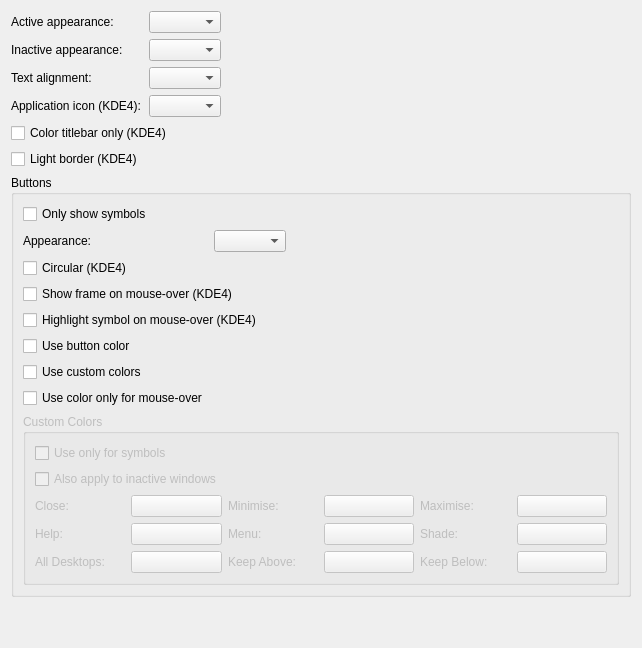
     <widget class="QWidget" name="page_10">
      <layout class="QGridLayout" name="gridLayout_12">
       <item row="0" column="0">
        <widget class="QLabel" name="label_23">
         <property name="text">
          <string>Active appearance:</string>
         </property>
        </widget>
       </item>
       <item row="0" column="1" colspan="2">
        <widget class="QComboBox" name="titlebarAppearance"/>
       </item>
       <item row="0" column="3">
        <spacer>
         <property name="orientation">
          <enum>Qt::Horizontal</enum>
         </property>
         <property name="sizeHint" stdset="0">
          <size>
           <width>40</width>
           <height>20</height>
          </size>
         </property>
        </spacer>
       </item>
       <item row="1" column="0">
        <widget class="QLabel" name="label_28">
         <property name="text">
          <string>Inactive appearance:</string>
         </property>
        </widget>
       </item>
       <item row="1" column="1" colspan="2">
        <widget class="QComboBox" name="inactiveTitlebarAppearance"/>
       </item>
       <item row="2" column="0">
        <widget class="QLabel" name="label_31">
         <property name="text">
          <string>Text alignment:</string>
         </property>
        </widget>
       </item>
       <item row="2" column="1" colspan="2">
        <widget class="QComboBox" name="titlebarAlignment"/>
       </item>
       <item row="3" column="0">
        <widget class="QLabel" name="label_43">
         <property name="text">
          <string>Application icon (KDE4):</string>
         </property>
        </widget>
       </item>
       <item row="3" column="1" colspan="2">
        <widget class="QComboBox" name="titlebarIcon"/>
       </item>
       <item row="4" column="0" colspan="2">
        <widget class="QCheckBox" name="colorTitlebarOnly">
         <property name="text">
          <string>Color titlebar only (KDE4)</string>
         </property>
        </widget>
       </item>
       <item row="5" column="0">
        <widget class="QCheckBox" name="titlebarBorder">
         <property name="text">
          <string>Light border (KDE4)</string>
         </property>
        </widget>
       </item>
       <item row="6" column="0" colspan="4">
        <widget class="QGroupBox" name="groupBox_3">
         <property name="title">
          <string>Buttons</string>
         </property>
         <layout class="QGridLayout" name="gridLayout_11">
          <item row="0" column="0">
           <widget class="QCheckBox" name="titlebarButtons_noFrame">
            <property name="text">
             <string>Only show symbols</string>
            </property>
           </widget>
          </item>
          <item row="1" column="0">
           <widget class="QLabel" name="label_27">
            <property name="text">
             <string>Appearance:</string>
            </property>
           </widget>
          </item>
          <item row="1" column="1">
           <widget class="QComboBox" name="titlebarButtonAppearance"/>
          </item>
          <item row="1" column="2">
           <spacer name="horizontalSpacer_2">
            <property name="orientation">
             <enum>Qt::Horizontal</enum>
            </property>
            <property name="sizeHint" stdset="0">
             <size>
              <width>327</width>
              <height>20</height>
             </size>
            </property>
           </spacer>
          </item>
          <item row="2" column="0">
           <widget class="QCheckBox" name="titlebarButtons_round">
            <property name="text">
             <string>Circular (KDE4)</string>
            </property>
           </widget>
          </item>
          <item row="3" column="0" colspan="2">
           <widget class="QCheckBox" name="titlebarButtons_hoverFrame">
            <property name="text">
             <string>Show frame on mouse-over (KDE4)</string>
            </property>
           </widget>
          </item>
          <item row="4" column="0" colspan="2">
           <widget class="QCheckBox" name="titlebarButtons_hoverSymbol">
            <property name="text">
             <string>Highlight symbol on mouse-over (KDE4)</string>
            </property>
           </widget>
          </item>
          <item row="5" column="0">
           <widget class="QCheckBox" name="titlebarButtons_button">
            <property name="text">
             <string>Use button color</string>
            </property>
           </widget>
          </item>
          <item row="6" column="0">
           <widget class="QCheckBox" name="titlebarButtons_custom">
            <property name="text">
             <string>Use custom colors</string>
            </property>
           </widget>
          </item>
          <item row="8" column="0" colspan="3">
           <widget class="QGroupBox" name="titlebarButtons_colors">
            <property name="enabled">
             <bool>false</bool>
            </property>
            <property name="title">
             <string>Custom Colors</string>
            </property>
            <layout class="QVBoxLayout" name="verticalLayout">
             <item>
              <widget class="QCheckBox" name="titlebarButtons_colorSymbolsOnly">
               <property name="text">
                <string>Use only for symbols</string>
               </property>
              </widget>
             </item>
             <item>
              <widget class="QCheckBox" name="titlebarButtons_colorInactive">
               <property name="text">
                <string>Also apply to inactive windows</string>
               </property>
              </widget>
             </item>
             <item>
              <layout class="QGridLayout" name="gridLayout_7">
               <item row="0" column="0">
                <widget class="QLabel" name="label_34">
                 <property name="text">
                  <string>Close:</string>
                 </property>
                </widget>
               </item>
               <item row="0" column="2">
                <widget class="QLabel" name="label_35">
                 <property name="text">
                  <string>Minimise:</string>
                 </property>
                </widget>
               </item>
               <item row="0" column="4">
                <widget class="QLabel" name="label_36">
                 <property name="text">
                  <string>Maximise:</string>
                 </property>
                </widget>
               </item>
               <item row="2" column="0">
                <widget class="QLabel" name="label_37">
                 <property name="text">
                  <string>Help:</string>
                 </property>
                </widget>
               </item>
               <item row="2" column="2">
                <widget class="QLabel" name="label_38">
                 <property name="text">
                  <string>Menu:</string>
                 </property>
                </widget>
               </item>
               <item row="2" column="4">
                <widget class="QLabel" name="label_39">
                 <property name="text">
                  <string>Shade:</string>
                 </property>
                </widget>
               </item>
               <item row="4" column="0">
                <widget class="QLabel" name="label_40">
                 <property name="text">
                  <string>All Desktops:</string>
                 </property>
                </widget>
               </item>
               <item row="4" column="2">
                <widget class="QLabel" name="label_41">
                 <property name="text">
                  <string>Keep Above:</string>
                 </property>
                </widget>
               </item>
               <item row="4" column="4">
                <widget class="QLabel" name="label_42">
                 <property name="text">
                  <string>Keep Below:</string>
                 </property>
                </widget>
               </item>
               <item row="0" column="1">
                <widget class="KColorButton" name="titlebarButtons_colorClose"/>
               </item>
               <item row="0" column="3">
                <widget class="KColorButton" name="titlebarButtons_colorMin"/>
               </item>
               <item row="0" column="5">
                <widget class="KColorButton" name="titlebarButtons_colorMax"/>
               </item>
               <item row="2" column="1">
                <widget class="KColorButton" name="titlebarButtons_colorHelp"/>
               </item>
               <item row="2" column="3">
                <widget class="KColorButton" name="titlebarButtons_colorMenu"/>
               </item>
               <item row="2" column="5">
                <widget class="KColorButton" name="titlebarButtons_colorShade"/>
               </item>
               <item row="4" column="1">
                <widget class="KColorButton" name="titlebarButtons_colorAllDesktops"/>
               </item>
               <item row="4" column="3">
                <widget class="KColorButton" name="titlebarButtons_colorKeepAbove"/>
               </item>
               <item row="4" column="5">
                <widget class="KColorButton" name="titlebarButtons_colorKeepBelow"/>
               </item>
              </layout>
             </item>
            </layout>
           </widget>
          </item>
          <item row="7" column="0">
           <widget class="QCheckBox" name="titlebarButtons_colorOnMouseOver">
            <property name="text">
             <string>Use color only for mouse-over</string>
            </property>
           </widget>
          </item>
         </layout>
        </widget>
       </item>
       <item row="7" column="2">
        <spacer>
         <property name="orientation">
          <enum>Qt::Vertical</enum>
         </property>
         <property name="sizeHint" stdset="0">
          <size>
           <width>20</width>
           <height>40</height>
          </size>
         </property>
        </spacer>
       </item>
      </layout>
     </widget>
